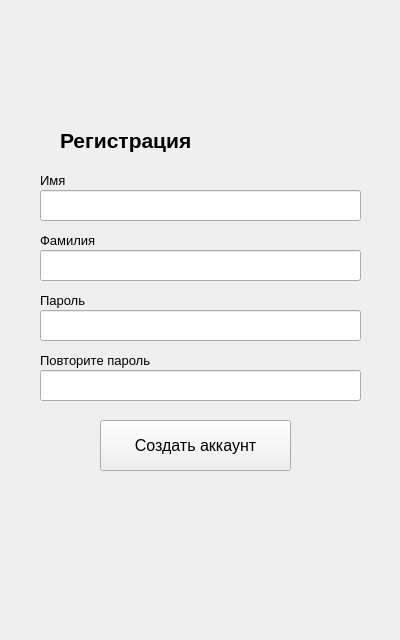
<?xml version="1.0" encoding="UTF-8"?>
<ui version="4.0">
 <class>Registration</class>
 <widget class="QWidget" name="Registration">
  <property name="geometry">
   <rect>
    <x>0</x>
    <y>0</y>
    <width>400</width>
    <height>640</height>
   </rect>
  </property>
  <property name="windowTitle">
   <string>Form</string>
  </property>
  <widget class="QPushButton" name="createAccountButton">
   <property name="geometry">
    <rect>
     <x>100</x>
     <y>420</y>
     <width>191</width>
     <height>51</height>
    </rect>
   </property>
   <property name="font">
    <font>
     <pointsize>12</pointsize>
    </font>
   </property>
   <property name="text">
    <string>Создать аккаунт</string>
   </property>
  </widget>
  <widget class="QLabel" name="registrationLabel">
   <property name="geometry">
    <rect>
     <x>60</x>
     <y>120</y>
     <width>276</width>
     <height>40</height>
    </rect>
   </property>
   <property name="font">
    <font>
     <pointsize>16</pointsize>
     <weight>75</weight>
     <bold>true</bold>
    </font>
   </property>
   <property name="text">
    <string>Регистрация</string>
   </property>
  </widget>
  <widget class="QLineEdit" name="nameEdit">
   <property name="geometry">
    <rect>
     <x>40</x>
     <y>190</y>
     <width>321</width>
     <height>31</height>
    </rect>
   </property>
   <property name="font">
    <font>
     <pointsize>10</pointsize>
    </font>
   </property>
  </widget>
  <widget class="QLineEdit" name="surnameEdit">
   <property name="geometry">
    <rect>
     <x>40</x>
     <y>250</y>
     <width>321</width>
     <height>31</height>
    </rect>
   </property>
   <property name="font">
    <font>
     <pointsize>10</pointsize>
    </font>
   </property>
  </widget>
  <widget class="QLineEdit" name="passwordEdit">
   <property name="geometry">
    <rect>
     <x>40</x>
     <y>310</y>
     <width>321</width>
     <height>31</height>
    </rect>
   </property>
   <property name="font">
    <font>
     <pointsize>10</pointsize>
    </font>
   </property>
   <property name="echoMode">
    <enum>QLineEdit::Password</enum>
   </property>
  </widget>
  <widget class="QLineEdit" name="passwordConfirmationEdit">
   <property name="geometry">
    <rect>
     <x>40</x>
     <y>370</y>
     <width>321</width>
     <height>31</height>
    </rect>
   </property>
   <property name="font">
    <font>
     <pointsize>10</pointsize>
    </font>
   </property>
   <property name="echoMode">
    <enum>QLineEdit::Password</enum>
   </property>
  </widget>
  <widget class="QLabel" name="label_2">
   <property name="geometry">
    <rect>
     <x>40</x>
     <y>170</y>
     <width>31</width>
     <height>21</height>
    </rect>
   </property>
   <property name="font">
    <font>
     <pointsize>10</pointsize>
    </font>
   </property>
   <property name="text">
    <string>Имя</string>
   </property>
  </widget>
  <widget class="QLabel" name="label_3">
   <property name="geometry">
    <rect>
     <x>40</x>
     <y>230</y>
     <width>71</width>
     <height>20</height>
    </rect>
   </property>
   <property name="font">
    <font>
     <pointsize>10</pointsize>
    </font>
   </property>
   <property name="text">
    <string>Фамилия</string>
   </property>
  </widget>
  <widget class="QLabel" name="label_4">
   <property name="geometry">
    <rect>
     <x>40</x>
     <y>290</y>
     <width>61</width>
     <height>21</height>
    </rect>
   </property>
   <property name="font">
    <font>
     <pointsize>10</pointsize>
    </font>
   </property>
   <property name="text">
    <string>Пароль</string>
   </property>
  </widget>
  <widget class="QLabel" name="label_5">
   <property name="geometry">
    <rect>
     <x>40</x>
     <y>350</y>
     <width>151</width>
     <height>21</height>
    </rect>
   </property>
   <property name="font">
    <font>
     <pointsize>10</pointsize>
    </font>
   </property>
   <property name="text">
    <string>Повторите пароль</string>
   </property>
  </widget>
 </widget>
 <resources/>
 <connections/>
</ui>
